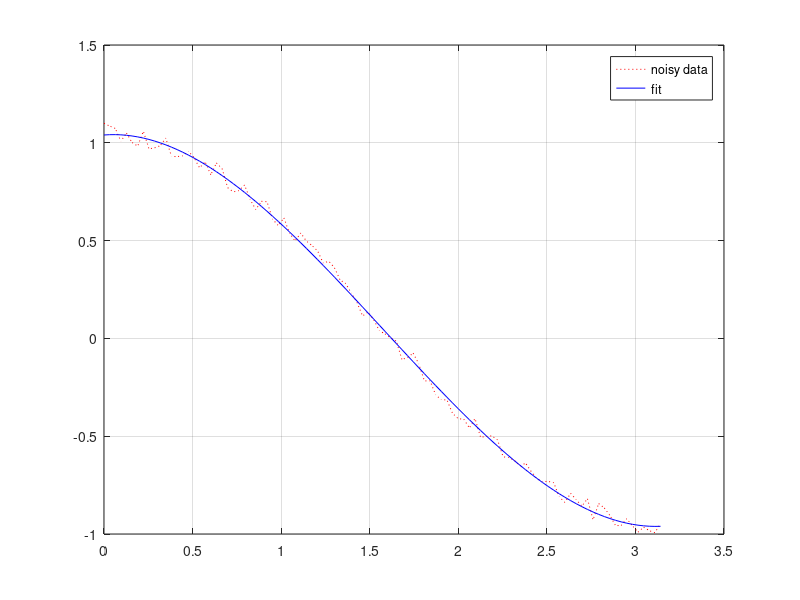

This chart was generated by the following MATLAB code:
clear; clc;

% y = -4*x^3+3*x^2-2*x+1
y = [-4 3 -2 1];

% Find the roots of this polynomial
r = roots(y)

% Find the polynomial from the roots
p = poly(r)

% Multiply Polynomials
a = [1 2 1];
b = [2 -2];
c = conv(a,b) 

% a = 2x^3 + 2x^2 - 2x - 2
% b = 2x - 2
a = [2 2 -2 -2];
b = [2 -2]; 

% now divide b into a finding the quotient and remainder
[q, r] = deconv(a,b)

% Fitting Data to a Polynomial
x = linspace(0, pi);

% make a cosine function with 10% random error on it
f = cos(x) + 0.1 * rand(1, length(x)); 

% fit to the data
p = polyfit(x, f, 4); 

% evaluate the fit
g = polyval(p,x); 

% plot data and fit together
figure(1);
plot(x, f,'r:', x, g,'b-');
legend('noisy data', 'fit');
grid on;
